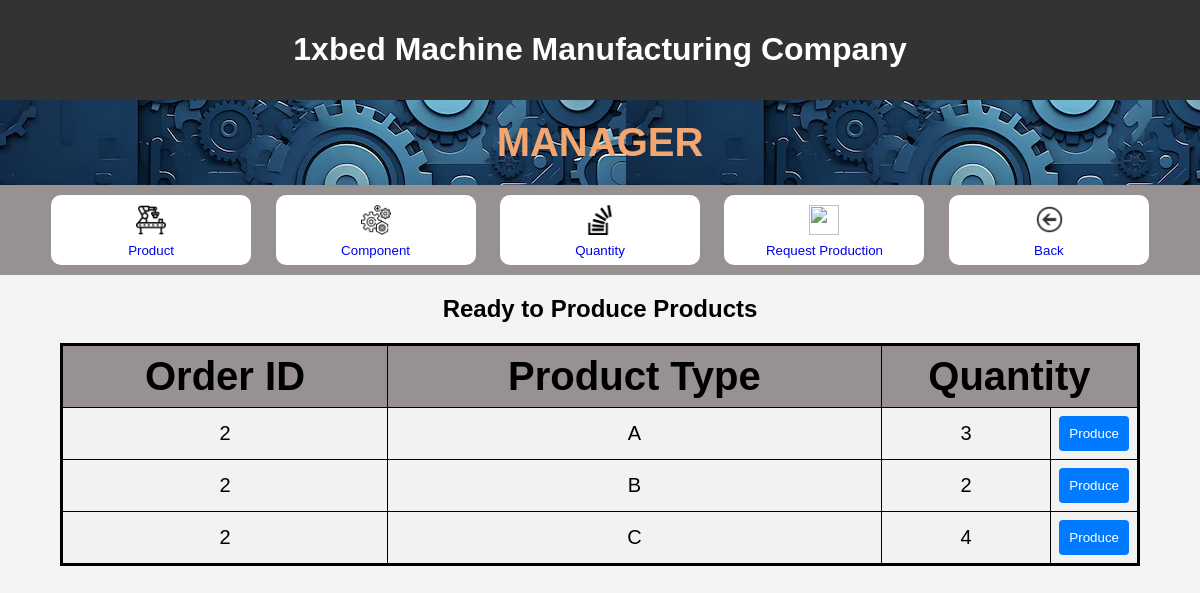
The app's page /manager/request_production, older data.
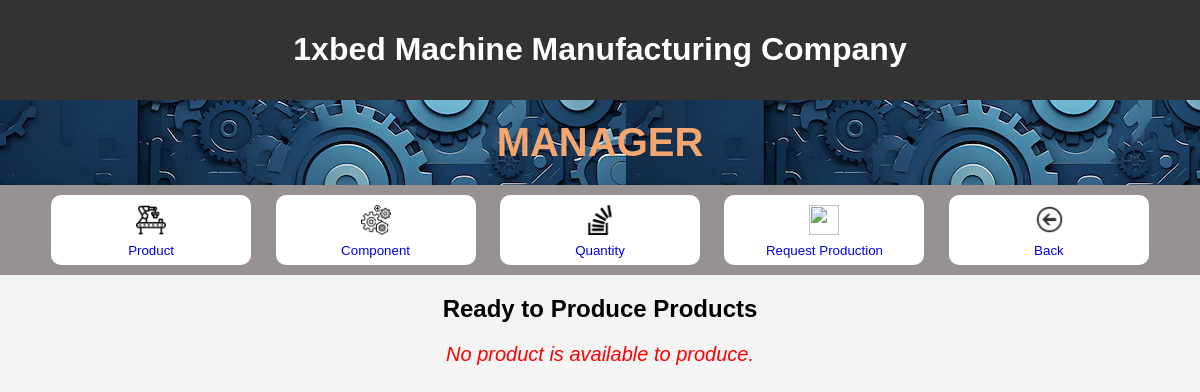
The same page, newer data.
### myproject/models.py (models this page shows)
class ProductInOrder(models.Model):
    order_id = models.IntegerField()
    product_type = models.CharField(max_length=100)
    quantity = models.IntegerField()
    status = models.CharField(max_length=100)

### myproject/views.py (the view)
# urls.py: path("manager/request_production", views.Request_Production_.main, name="manager/request_production"),
    def main(request):
        ready_to_produce = Request_Production_.list_ordered_product()
        context = {"ready_to_produce": ready_to_produce}
        return render(request, "myproject/production/manager_request.html", context)

### myproject/views.py (called while the page is built)
    def list_ordered_product():
        list_product = ProductInOrder.objects.filter(status="Not produced")
        ready_to_produce = []
        for product in list_product:
            if Request_Production_.check_ready(product):
                ready_to_produce.append(product)
        return ready_to_produce

    def check_ready(product_in_order):
        list_component = ProductComponent.objects.filter(product_type=product_in_order.product_type)
        for pro_com in list_component:
            component = get_object_or_404(ComponentQuantity, component_type=pro_com.component_type)
            if pro_com.quantity*product_in_order.quantity > component.now:
                return False
        return True

### myproject/templates/myproject/production/manager_request.html (shortened to what this page needs)
<!DOCTYPE html>
<html lang="en">
<head>
    {% load static %}
    <link rel="stylesheet" href="{% static 'css/welcomepage.css' %}">
</head>
<body>
    <header>
        <h1>
            1xbed Machine Manufacturing Company
        </h1>
    </header>
    <div id = headerweb>
        <h1 id = welcome>
        MANAGER
        </h1>
    </div>
    <div id = link>
        <div>
    <button id = choice ><a
    href="product">
        <img id =icon src="{% static 'img/product.png' %}"
        width="50"
        height="50" >
        <br>
        Product
    </a></button>
    <button id = choice><a
        href="component">
            <img id =icon src="{% static 'img/component.png' %}"
            width="50"
            height="50" >
            <br>
            Component
    </a></button>
    <button id = choice><a
        href="quantity">
            <img id =icon src="{% static 'img/quantity.png' %}"
            width="50"
            height="50" >
            <br>
            Quantity
    </a></button>
    <button id = choice><a
        href="request_production">
            <img id =icon src="{% static 'img/checker.png' %}"
            width="50"
            height="50" >
            <br>
            Request Production
    </a></button>
    <button id = choice>
        <a
        href="{% url 'homepage' %}">
        <img id =icon src="{% static 'img/back.png' %}"
        width="50"
        height="50">
        <br>
        Back
    </a> </button>
    </div>
</div>
    <h2>Ready to Produce Products</h2>
    {% if ready_to_produce %}
    <table border="1">
        <tr>
            <th>Order ID</th>
            <th>Product Type</th>
            <th colspan="2">Quantity</th>
        </tr>
        {% for product in ready_to_produce %}
        <tr>
            <td>{{ product.order_id }}</td>
            <td>{{ product.product_type }}</td>
            <td>{{ product.quantity }}</td>
            <td width="5%">
                <form action="{% url 'manager/request_production' order_id=product.order_id product_type=product.product_type %}" method="post">
                    <button type="submit">Produce</button>
                </form>
            </td>
        </tr>
        {% endfor %}
    {% else %}
        <p id = note>No product is available to produce.</p>
    {% endif %}
</body>
</html>

Row changes from the older to the newer data that the page shows:
no longer on this page (row edited): ProductInOrder: order_id "2", product_type "A", quantity "3"
no longer on this page (row edited): ProductInOrder: order_id "2", product_type "B", quantity "2"
no longer on this page (row edited): ProductInOrder: order_id "2", product_type "C", quantity "4"
Text that changed along with them:
text no longer shown: "Order ID Product Type Quantity"
text now shown: "No product is available to produce."
